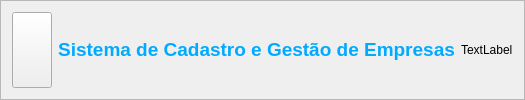
        <widget class="QFrame" name="top_frame">
         <property name="sizePolicy">
          <sizepolicy hsizetype="Preferred" vsizetype="Preferred">
           <horstretch>0</horstretch>
           <verstretch>0</verstretch>
          </sizepolicy>
         </property>
         <property name="layoutDirection">
          <enum>Qt::LeftToRight</enum>
         </property>
         <property name="frameShape">
          <enum>QFrame::StyledPanel</enum>
         </property>
         <property name="frameShadow">
          <enum>QFrame::Raised</enum>
         </property>
         <layout class="QHBoxLayout" name="horizontalLayout">
          <item alignment="Qt::AlignLeft">
           <widget class="QPushButton" name="toggle_btn">
            <property name="sizePolicy">
             <sizepolicy hsizetype="Minimum" vsizetype="Preferred">
              <horstretch>0</horstretch>
              <verstretch>0</verstretch>
             </sizepolicy>
            </property>
            <property name="text">
             <string/>
            </property>
            <property name="icon">
             <iconset resource="icons.qrc">
              <normaloff>:/icons/icons/menu-aberto.png</normaloff>:/icons/icons/menu-aberto.png</iconset>
            </property>
            <property name="iconSize">
             <size>
              <width>32</width>
              <height>32</height>
             </size>
            </property>
           </widget>
          </item>
          <item>
           <widget class="QLabel" name="label_3">
            <property name="sizePolicy">
             <sizepolicy hsizetype="Preferred" vsizetype="Preferred">
              <horstretch>0</horstretch>
              <verstretch>0</verstretch>
             </sizepolicy>
            </property>
            <property name="text">
             <string>&lt;html&gt;&lt;head/&gt;&lt;body&gt;&lt;p align=&quot;center&quot;&gt;&lt;span style=&quot; font-size:14pt; font-weight:600; color:#00aaff;&quot;&gt;Sistema de Cadastro e Gestão de Empresas&lt;/span&gt;&lt;/p&gt;&lt;/body&gt;&lt;/html&gt;</string>
            </property>
           </widget>
          </item>
          <item>
           <widget class="QLabel" name="label_13">
            <property name="text">
             <string>TextLabel</string>
            </property>
           </widget>
          </item>
         </layout>
        </widget>
